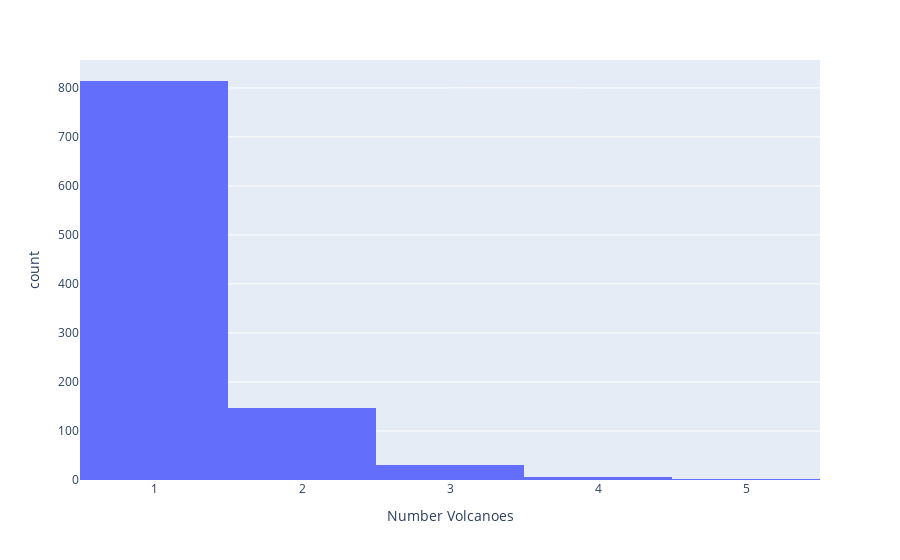

The notebook cell saved with this chart:
### Markdown cell above
#### Number Volcanoes

Thhe figure below plots Number of Volcanoes distribution.

### Code cell
fig = px.histogram(labels_df_volc, x="bNumber Volcanoes")
fig.show()

### Figure 1 — Plotly figure (JSON) as saved in the notebook; plotly's stock layout.template omitted (floating-point values rounded to 4 significant figures; data arrays with more than 128 entries replaced by an {"elided": "..."} marker saying what was removed)
{"data": [{"alignmentgroup": "True", "bingroup": "x", "hovertemplate": "Number Volcanoes=%{x}<br>count=%{y}<extra></extra>", "legendgroup": "", "marker": {"color": "#636efa", "pattern": {"shape": ""}}, "name": "", "offsetgroup": "", "orientation": "v", "showlegend": false, "type": "histogram", "x": {"elided": "1000 int values"}, "xaxis": "x", "yaxis": "y"}], "layout": {"barmode": "relative", "legend": {"tracegroupgap": 0}, "margin": {"t": 60}, "xaxis": {"anchor": "y", "domain": [0, 1], "title": {"text": "Number Volcanoes"}}, "yaxis": {"anchor": "x", "domain": [0, 1], "title": {"text": "count"}}}}
